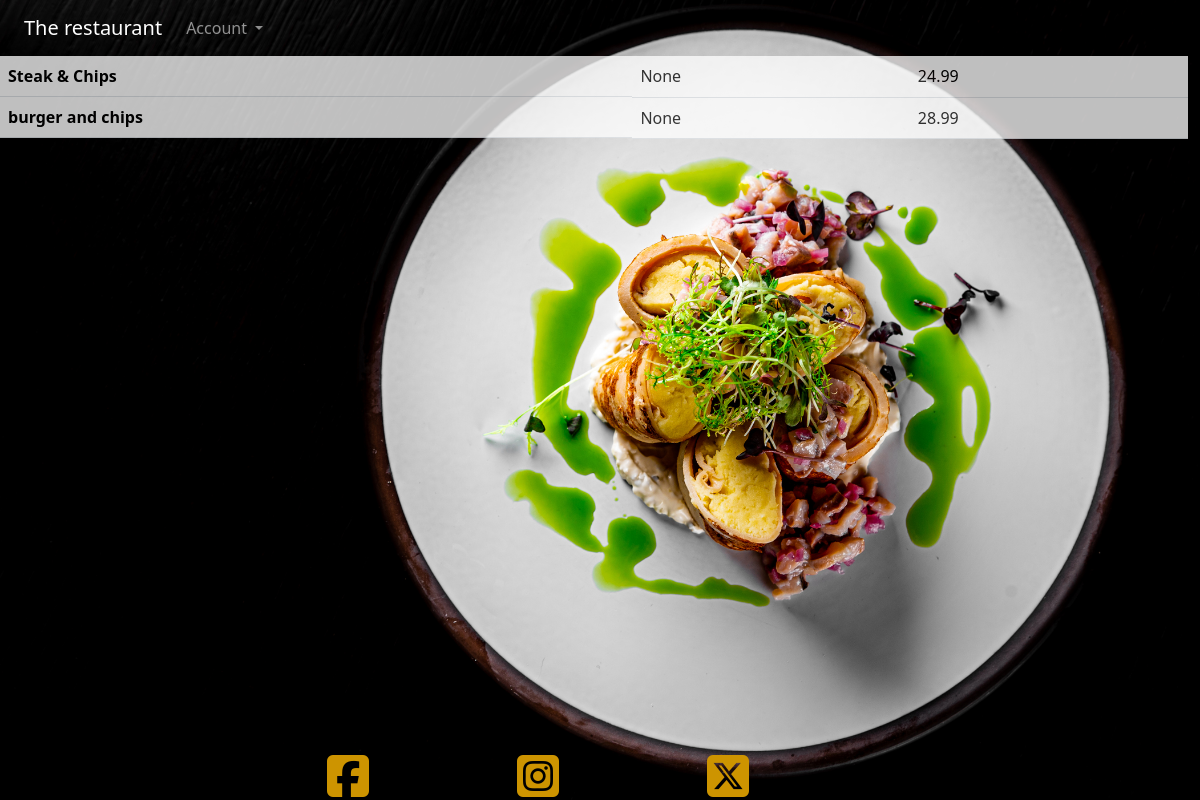
The app's page /menu/ with its own data.
### therestaurant/models.py (models this page shows, shortened)
class Menu(models.Model):
    dish_name = models.CharField(max_length=50, null=False, blank=False)
    description = models.CharField(max_length=80, null=True, blank=True)
    price = MoneyField(max_digits=14, decimal_places=2, default_currency='EUR')

### therestaurant/views.py (the view)
# urls.py: path('menu/', get_menu, name='get_menu'),
def get_menu(request):
    menu_items = Menu.objects.all()
    return render(request, 'menu/menu.html', {'menu_items': menu_items})

### therestaurant/templates/menu/menu.html (shortened to what this page needs)
{% extends "home/home.html" %}
{% block content %}
<table class="table opacity-75">
    <tbody>
        {% for dish in menu_items %}
        <tr>
            <th class="row">{{ dish.dish_name }}</th>
            <td>{{ dish.description }}</td>
            <td>{{ dish.price }}</td>
        </tr>
        {% endfor %}
    </tbody>
</table>
{% endblock %}

### records on screen
Menu: dish_name "Steak & Chips", description "None", price "24.99"
Menu: dish_name "burger and chips", description "None", price "28.99"
